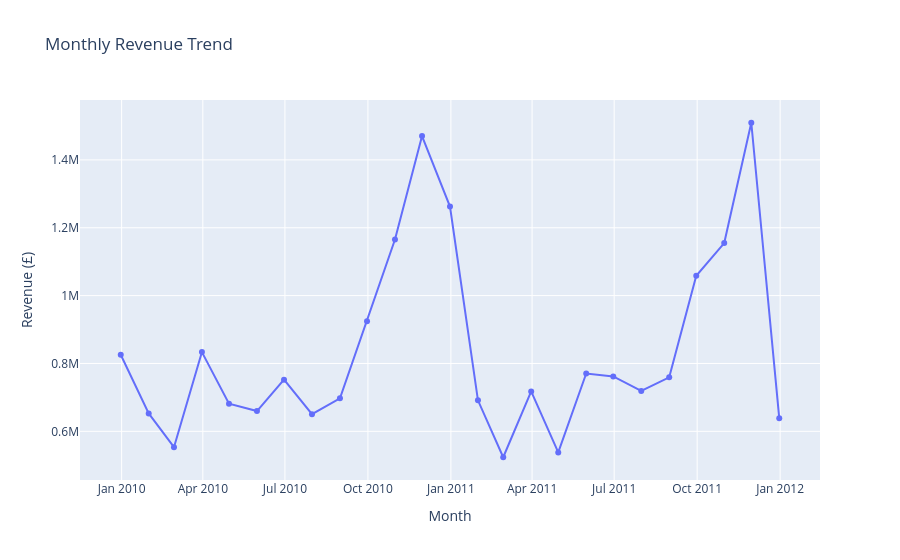

Write notebook code for a chart like this one.
### Markdown cell above
## 10. Visualizations

The project guide calls for line, bar, and donut charts. These charts are designed to answer three different business questions:

1. **Line chart:** How has revenue changed over time?
2. **Bar chart:** Which products generate the most revenue?
3. **Donut chart:** How concentrated is revenue across markets?

### Code cell
# Line chart: monthly revenue trend
monthly_revenue_df = monthly_revenue.reset_index()
monthly_revenue_df.columns = ["Month", "Revenue"]

fig_line = px.line(
    monthly_revenue_df,
    x="Month",
    y="Revenue",
    title="Monthly Revenue Trend",
    markers=True,
    labels={"Revenue": "Revenue (£)", "Month": "Month"},
)
fig_line.update_layout(hovermode="x unified")
fig_line.show()

### Figure 1 — Plotly figure (JSON) as saved in the notebook; plotly's stock layout.template omitted (floating-point values rounded to 4 significant figures)
{"data": [{"hovertemplate": "Month=%{x}<br>Revenue (£)=%{y}<extra></extra>", "legendgroup": "", "line": {"color": "#636efa", "dash": "solid"}, "marker": {"symbol": "circle"}, "mode": "lines+markers", "name": "", "orientation": "v", "showlegend": false, "type": "scatter", "x": ["2009-12-31T00:00:00", "2010-01-31T00:00:00", "2010-02-28T00:00:00", "2010-03-31T00:00:00", "2010-04-30T00:00:00", "2010-05-31T00:00:00", "2010-06-30T00:00:00", "2010-07-31T00:00:00", "2010-08-31T00:00:00", "2010-09-30T00:00:00", "2010-10-31T00:00:00", "2010-11-30T00:00:00", "2010-12-31T00:00:00", "2011-01-31T00:00:00", "2011-02-28T00:00:00", "2011-03-31T00:00:00", "2011-04-30T00:00:00", "2011-05-31T00:00:00", "2011-06-30T00:00:00", "2011-07-31T00:00:00", "2011-08-31T00:00:00", "2011-09-30T00:00:00", "2011-10-31T00:00:00", "2011-11-30T00:00:00", "2011-12-31T00:00:00"], "xaxis": "x", "y": [825700.0, 652700.0, 553300.0, 833600.0, 681500.0, 659900.0, 752300.0, 650700.0, 697300.0, 924300.0, 1165000.0, 1470000.0, 1263000.0, 691400.0, 523600.0, 717600.0, 537800.0, 770500.0, 761700.0, 719200.0, 759100.0, 1059000.0, 1155000.0, 1509000.0, 638800.0], "yaxis": "y"}], "layout": {"hovermode": "x unified", "legend": {"tracegroupgap": 0}, "title": {"text": "Monthly Revenue Trend"}, "xaxis": {"anchor": "y", "domain": [0, 1], "title": {"text": "Month"}}, "yaxis": {"anchor": "x", "domain": [0, 1], "title": {"text": "Revenue (£)"}}}}
